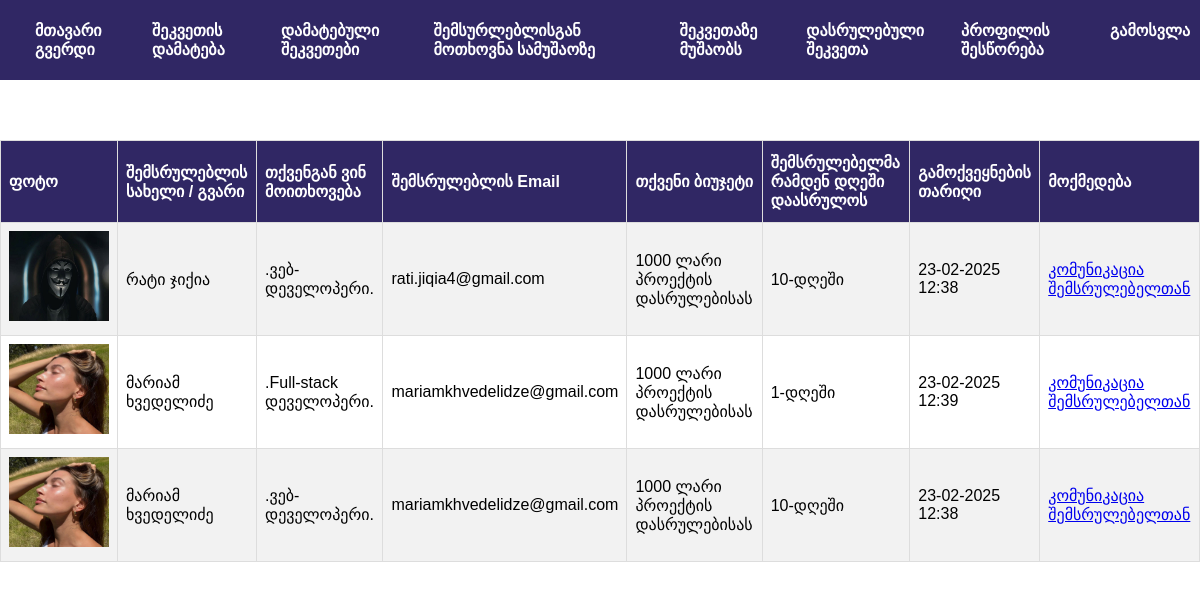
The app's page /public/performer_workingjob.php (signed in) with its own data.
### tables this page shows
CREATE TABLE `chat_config` (
  `id` int(11) NOT NULL,
  `client_first_name` varchar(100) NOT NULL,
  `client_last_name` varchar(100) NOT NULL,
  `client_id` int(11) NOT NULL,
  `performer_id` int(11) NOT NULL,
  `professions` varchar(100) NOT NULL,
  `days` varchar(100) NOT NULL,
  `client_job_descriptions` mediumtext NOT NULL,
  `publish_time` varchar(100) NOT NULL,
  `client_email` varchar(100) NOT NULL,
  `client_budget` varchar(100) NOT NULL,
  `client_budget_type` varchar(100) NOT NULL,
  `image` varchar(1000) NOT NULL,
  `performer_first_name` varchar(100) NOT NULL,
  `performer_last_name` varchar(100) NOT NULL,
  `performer_email` varchar(100) NOT NULL
);

### public/performer_workingjob.php (the view, shortened to what this page needs)
<!DOCTYPE html>
<html lang="ka">
<head>
    <link rel="stylesheet" href="../assets/css/performer_workingjob.css">
    <link rel="stylesheet" href="../assets/css/header.css">
</head>
<body>
<?php
include_once("../includes/db_conn.php");
$id = $_SESSION['user_id'];
?>
<header>
    <nav>
    <ul>
            <li><a href="client_login.php">მთავარი გვერდი</a></li>
            <li><a href="client_task_add.php">შეკვეთის დამატება</a></li>
            <li><a href="client_added_list.php">დამატებული შეკვეთები</a></li>
            <li><a href="performer_request.php">შემსურლებლისგან მოთხოვნა სამუშაოზე</a></li>
            <li><a href="performer_workingjob.php">შეკვეთაზე მუშაობს</a></li>
            <li><a href="client_profil.php">დასრულებული შეკვეთა</a></li>
            <li><a href="client_profil.php">პროფილის შესწორება</a></li>
            <li><a href="client_login.php?logout=1">გამოსვლა</a></li>
        </ul>
    </nav>
</header>
<table id="client_task">
  <tr>
    <th>ფოტო</th>
    <th>შემსრულებლის სახელი / გვარი</th>
    <th>თქვენგან ვინ მოითხოვება</th>
    <th>შემსრულებლის Email</th>
    <th>თქვენი ბიუჯეტი</th>
    <th>შემსრულებელმა რამდენ დღეში დაასრულოს</th>
    <th>გამოქვეყნების თარიღი</th>
    <th>მოქმედება</th>
  </tr>
    <?php
    $select = "SELECT * FROM `chat_config` WHERE client_id='$id'";
    $result = mysqli_query($conn, $select);
    if (mysqli_num_rows($result) > 0) {
        while ($row = mysqli_fetch_assoc($result)) {
            echo "<tr>";
            echo "<td><img class='performer_img' src='../assets/images/{$row['image']}'></td>";
            echo "<td>" . $row['performer_first_name']." ".$row['performer_last_name']. "</td>";
            echo "<td>" . $row['professions'] . "</td>";
            echo "<td>" . $row['performer_email']."</td>";
            echo "<td>" . $row['client_budget']." ლარი ".$row['client_budget_type']."</td>";
            echo "<td>" . $row['days'] . "-დღეში</td>";
            echo "<td>" . $row['publish_time'] . "</td>";
            echo "<td><a href='client_chat.php?client_first_name=".$row['client_first_name']."&&client_last_name=".$row['client_last_name']."&&client_id=".$row['client_id']."&&performer_id=".$row['performer_id']."'>კომუნიკაცია შემსრულებელთან</a></td>";
            echo "</tr>";
        }
        echo "</table>";
    } else {
        echo "<tr><td>არ მოიძებნა შედეგი.<td><tr>";
    }
    ?>
</body>
</html>

### assets/css/performer_workingjob.css (style rules this page uses)
#client_task { font-family: Arial, Helvetica, sans-serif; border-collapse: collapse; width: 100%; margin-top: 5%; }
#client_task td, #client_task th { border: 1px solid #ddd; padding: 8px; }
#client_task tr:nth-child(even) { background-color: #f2f2f2; }
#client_task th { padding-top: 12px; padding-bottom: 12px; text-align: left; background-color: #302764; color: white; }
.performer_img { margin-bottom: 2%; width: 100px; height: 90px; }

### assets/css/header.css (style rules this page uses)
* { margin: 0; padding: 0; }
header { display: flex; justify-content: flex-end; align-items: center; padding: 10px; background-color: #302764; height: 60px; }
header nav ul { list-style-type: none; margin: 0; padding: 0; display: flex; }
header nav ul li { margin-left: 25px; }
header nav ul li a { color: white; text-decoration: none; font-size: 16px; font-weight: bold; }

### records on screen
chat_config: image (picture), performer_first_name "რატი", performer_last_name "ჯიქია", professions ".ვებ-დეველოპერი.", performer_email "rati.jiqia4@gmail.com", client_budget "1000", client_budget_type "პროექტის დასრულებისას", days "10", publish_time "23-02-2025 12:38"
chat_config: image (picture), performer_first_name "მარიამ", performer_last_name "ხვედელიძე", professions ".Full-stack დეველოპერი.", performer_email "mariamkhvedelidze@gmail.com", client_budget "1000", client_budget_type "პროექტის დასრულებისას", days "1", publish_time "23-02-2025 12:39"
chat_config: image (picture), performer_first_name "მარიამ", performer_last_name "ხვედელიძე", professions ".ვებ-დეველოპერი.", performer_email "mariamkhvedelidze@gmail.com", client_budget "1000", client_budget_type "პროექტის დასრულებისას", days "10", publish_time "23-02-2025 12:38"
